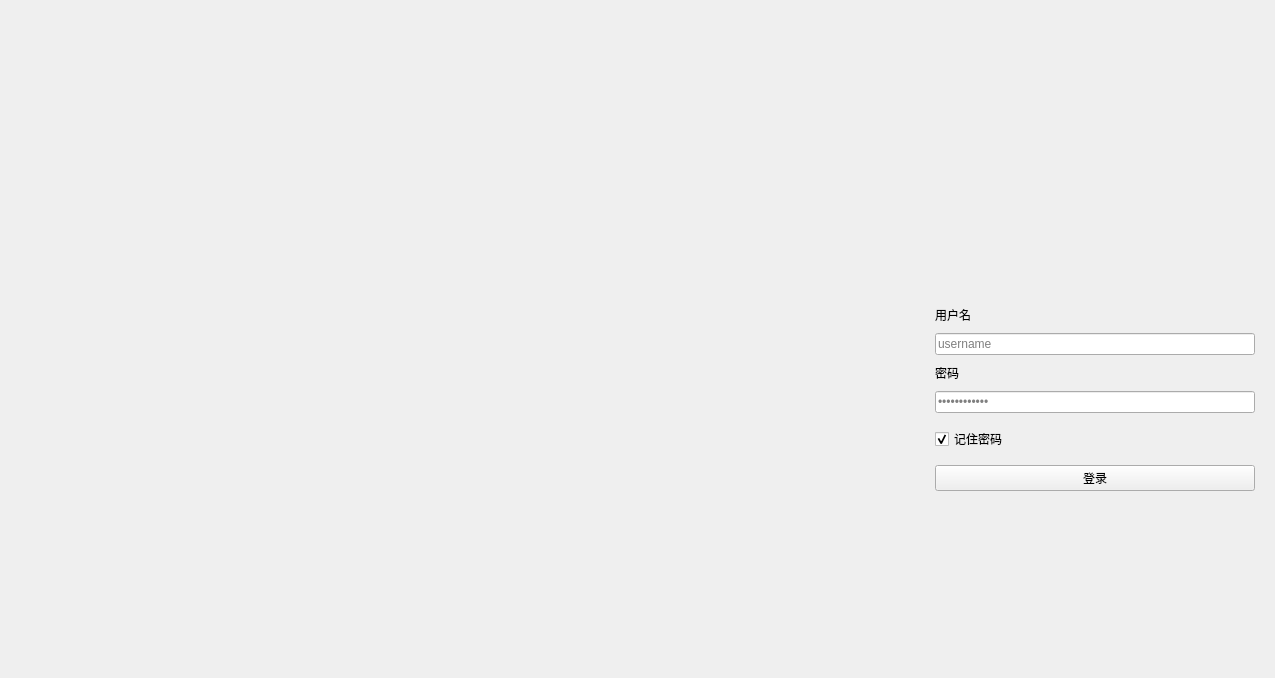
<?xml version="1.0" encoding="UTF-8"?>
<ui version="4.0">
 <class>Form</class>
 <widget class="QWidget" name="Form">
  <property name="geometry">
   <rect>
    <x>0</x>
    <y>0</y>
    <width>1275</width>
    <height>678</height>
   </rect>
  </property>
  <property name="minimumSize">
   <size>
    <width>700</width>
    <height>500</height>
   </size>
  </property>
  <property name="windowTitle">
   <string>Form</string>
  </property>
  <layout class="QHBoxLayout" name="horizontalLayout">
   <property name="spacing">
    <number>0</number>
   </property>
   <property name="leftMargin">
    <number>0</number>
   </property>
   <property name="topMargin">
    <number>0</number>
   </property>
   <property name="rightMargin">
    <number>0</number>
   </property>
   <property name="bottomMargin">
    <number>0</number>
   </property>
   <item>
    <widget class="QLabel" name="label">
     <property name="text">
      <string/>
     </property>
     <property name="pixmap">
      <pixmap resource="../resource.qrc">:/images/background.jpg</pixmap>
     </property>
     <property name="scaledContents">
      <bool>true</bool>
     </property>
    </widget>
   </item>
   <item>
    <widget class="QWidget" name="widget" native="true">
     <property name="sizePolicy">
      <sizepolicy hsizetype="Preferred" vsizetype="Preferred">
       <horstretch>0</horstretch>
       <verstretch>0</verstretch>
      </sizepolicy>
     </property>
     <property name="minimumSize">
      <size>
       <width>360</width>
       <height>0</height>
      </size>
     </property>
     <property name="maximumSize">
      <size>
       <width>360</width>
       <height>16777215</height>
      </size>
     </property>
     <property name="styleSheet">
      <string notr="true">QLabel{
	font: 13px 'Microsoft YaHei'
}</string>
     </property>
     <layout class="QVBoxLayout" name="verticalLayout_2">
      <property name="spacing">
       <number>9</number>
      </property>
      <property name="leftMargin">
       <number>20</number>
      </property>
      <property name="topMargin">
       <number>20</number>
      </property>
      <property name="rightMargin">
       <number>20</number>
      </property>
      <property name="bottomMargin">
       <number>20</number>
      </property>
      <item>
       <spacer name="verticalSpacer">
        <property name="orientation">
         <enum>Qt::Vertical</enum>
        </property>
        <property name="sizeHint" stdset="0">
         <size>
          <width>20</width>
          <height>40</height>
         </size>
        </property>
       </spacer>
      </item>
      <item alignment="Qt::AlignHCenter">
       <widget class="QLabel" name="label_2">
        <property name="enabled">
         <bool>true</bool>
        </property>
        <property name="sizePolicy">
         <sizepolicy hsizetype="Preferred" vsizetype="Expanding">
          <horstretch>0</horstretch>
          <verstretch>0</verstretch>
         </sizepolicy>
        </property>
        <property name="minimumSize">
         <size>
          <width>100</width>
          <height>100</height>
         </size>
        </property>
        <property name="maximumSize">
         <size>
          <width>100</width>
          <height>100</height>
         </size>
        </property>
        <property name="text">
         <string/>
        </property>
        <property name="pixmap">
         <pixmap resource="../resource.qrc">:/images/logo.png</pixmap>
        </property>
        <property name="scaledContents">
         <bool>true</bool>
        </property>
       </widget>
      </item>
      <item>
       <spacer name="verticalSpacer_3">
        <property name="orientation">
         <enum>Qt::Vertical</enum>
        </property>
        <property name="sizeType">
         <enum>QSizePolicy::Fixed</enum>
        </property>
        <property name="sizeHint" stdset="0">
         <size>
          <width>20</width>
          <height>15</height>
         </size>
        </property>
       </spacer>
      </item>
      <item>
       <widget class="BodyLabel" name="label_5">
        <property name="text">
         <string>用户名</string>
        </property>
       </widget>
      </item>
      <item>
       <widget class="LineEdit" name="lineEdit_3">
        <property name="placeholderText">
         <string>username</string>
        </property>
        <property name="clearButtonEnabled">
         <bool>true</bool>
        </property>
       </widget>
      </item>
      <item>
       <widget class="BodyLabel" name="label_6">
        <property name="text">
         <string>密码</string>
        </property>
       </widget>
      </item>
      <item>
       <widget class="LineEdit" name="lineEdit_4">
        <property name="echoMode">
         <enum>QLineEdit::Password</enum>
        </property>
        <property name="placeholderText">
         <string>••••••••••••</string>
        </property>
        <property name="clearButtonEnabled">
         <bool>true</bool>
        </property>
       </widget>
      </item>
      <item>
       <spacer name="verticalSpacer_5">
        <property name="orientation">
         <enum>Qt::Vertical</enum>
        </property>
        <property name="sizeType">
         <enum>QSizePolicy::Fixed</enum>
        </property>
        <property name="sizeHint" stdset="0">
         <size>
          <width>20</width>
          <height>5</height>
         </size>
        </property>
       </spacer>
      </item>
      <item>
       <widget class="CheckBox" name="checkBox">
        <property name="text">
         <string>记住密码</string>
        </property>
        <property name="checked">
         <bool>true</bool>
        </property>
       </widget>
      </item>
      <item>
       <spacer name="verticalSpacer_4">
        <property name="orientation">
         <enum>Qt::Vertical</enum>
        </property>
        <property name="sizeType">
         <enum>QSizePolicy::Fixed</enum>
        </property>
        <property name="sizeHint" stdset="0">
         <size>
          <width>20</width>
          <height>5</height>
         </size>
        </property>
       </spacer>
      </item>
      <item>
       <widget class="PrimaryPushButton" name="pushButton">
        <property name="text">
         <string>登录</string>
        </property>
       </widget>
      </item>
      <item>
       <spacer name="verticalSpacer_6">
        <property name="orientation">
         <enum>Qt::Vertical</enum>
        </property>
        <property name="sizeType">
         <enum>QSizePolicy::Fixed</enum>
        </property>
        <property name="sizeHint" stdset="0">
         <size>
          <width>20</width>
          <height>6</height>
         </size>
        </property>
       </spacer>
      </item>
      <item>
       <spacer name="verticalSpacer_2">
        <property name="orientation">
         <enum>Qt::Vertical</enum>
        </property>
        <property name="sizeHint" stdset="0">
         <size>
          <width>20</width>
          <height>40</height>
         </size>
        </property>
       </spacer>
      </item>
     </layout>
    </widget>
   </item>
  </layout>
 </widget>
 <customwidgets>
  <customwidget>
   <class>LineEdit</class>
   <extends>QLineEdit</extends>
   <header>qfluentwidgets</header>
  </customwidget>
  <customwidget>
   <class>CheckBox</class>
   <extends>QCheckBox</extends>
   <header>qfluentwidgets</header>
  </customwidget>
  <customwidget>
   <class>PrimaryPushButton</class>
   <extends>QPushButton</extends>
   <header>qfluentwidgets</header>
  </customwidget>
  <customwidget>
   <class>BodyLabel</class>
   <extends>QLabel</extends>
   <header>qfluentwidgets</header>
  </customwidget>
 </customwidgets>
 <resources>
  <include location="../resource.qrc"/>
 </resources>
 <connections/>
</ui>
